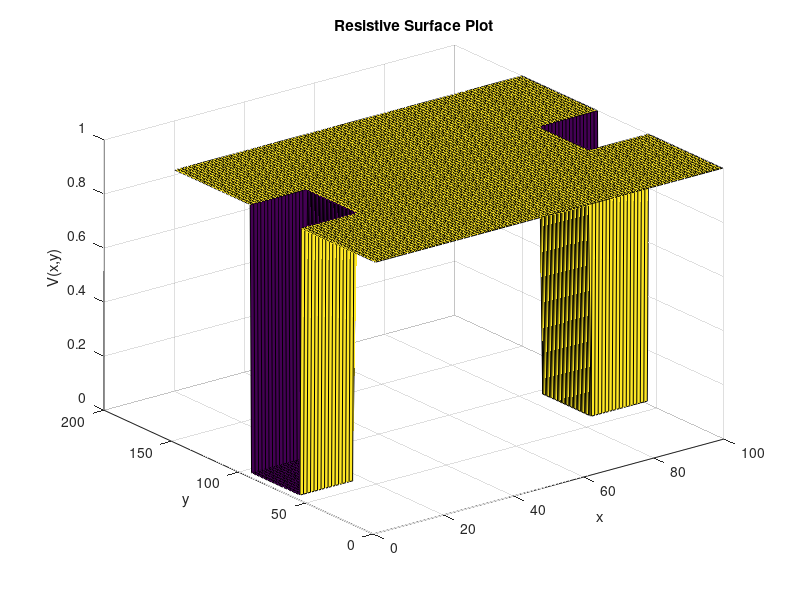
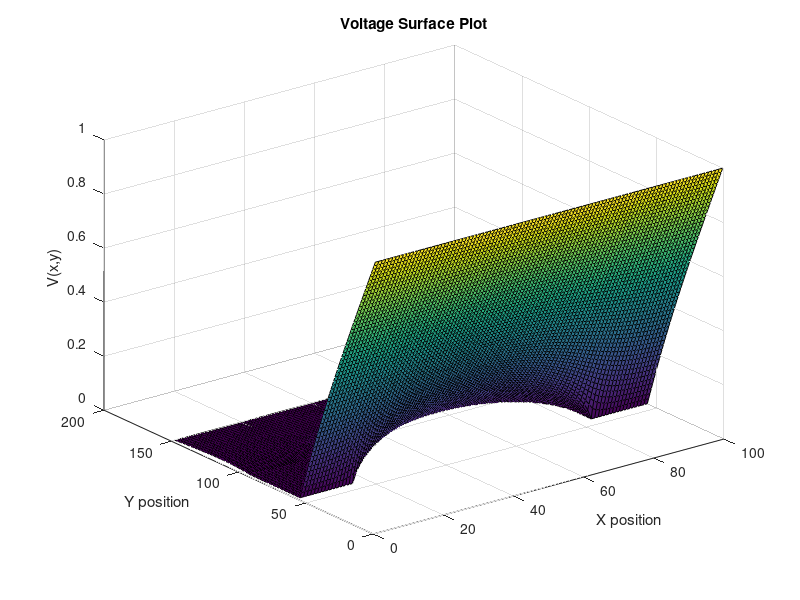
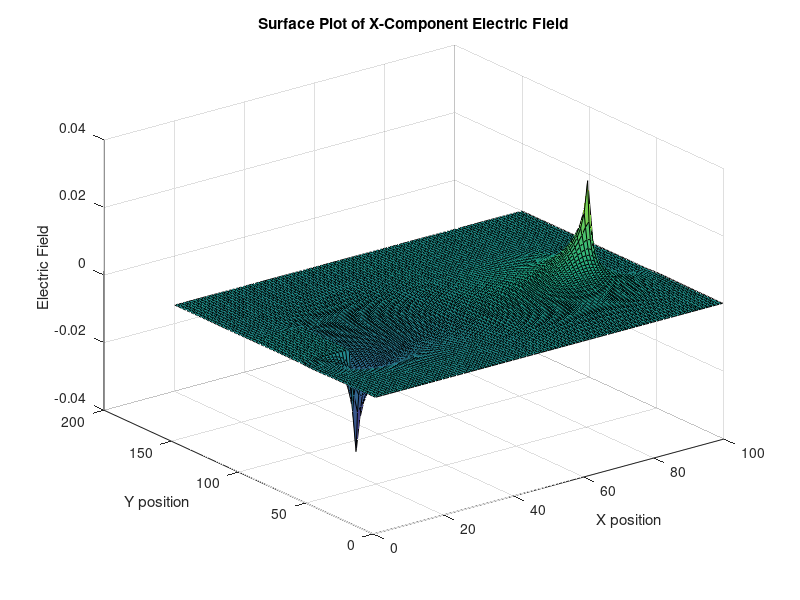
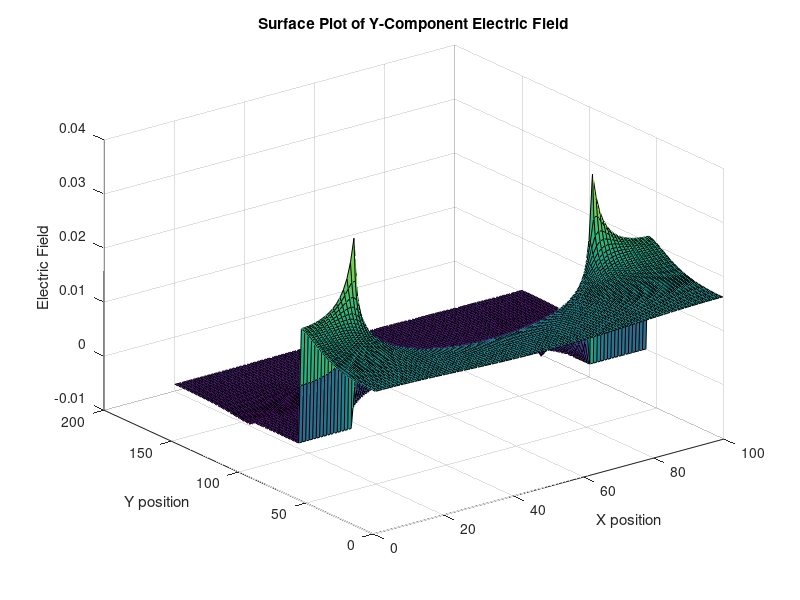

The MATLAB script that drew these images, in order:
%Miranda Heredia
%100996160
close all
clear

%% Question 2 - Part A
%In part 2 of the assignment, the finite difference method was used to
%solve for the current flow in the box with specific boundary consitions. 

% In Part A, the current flow will be calculations, and produce plots for
% resistivity, voltage, electric field and current density

%Dimensions of grid
Length=150;
Width=Length*(2/3);

G=sparse(Length*Width,Length*Width);
F=zeros(Length*Width,1);

% Resistivity parameters
sigOut=1;
sigIn=1e-2;

% Setting up Bottleneck parameters
midX = Length/2;
midY = Width/2;
boxL = Length/4;
boxW = Width*2/3;

leftBC = midX - boxL/2;
rightBC = midX + boxL/2;
topBC = midY + boxW/2;
bottomBC = midY - boxW/2;

% Populating G matrix and sigma matrix
% Boundary conditions of bottleneck are also implemented

for x=1:Length
    for y=1:Width
        n=y+(x-1)*Width;%Mapping equation FD - current position
       
        %Local mapping of the nodes around (x,y)
        nxm = y+(x-2)*Width; 
        nxp = y+(x)*Width;
        nym = (y-1)+(x-1)*Width;
        nyp = (y+1)+(x-1)*Width;   
          
        if x == 1
            G(n,n) = 1;
            F(n) = 1;
            sigMap(x,y) = sigOut;
        elseif x == Length
            G(n,n) = 1;
            F(n) = 0;
            sigMap(x,y) = sigOut;
        elseif (y == Width)
            G(n,n) = -3;
            if(x>leftBC && x<rightBC)
                G(n,nxm) = sigIn;
                G(n,nxp) = sigIn;
                G(n,nym) = sigIn;
                sigMap(x,y) = sigIn;
            else
                G(n,nxm) = sigOut;
                G(n,nxp) = sigOut;
                G(n,nym) = sigOut;
                sigMap(x,y) = sigOut;
            end
        elseif (y == 1)
            G(n,n) = -3;
            if(x>leftBC && x<rightBC)
                G(n,nxm) = sigIn;
                G(n,nxp) = sigIn;
                G(n,nyp) = sigIn;
                sigMap(x,y) = sigIn;
            else
                G(n,nxm) = sigOut;
                G(n,nxp) = sigOut;
                G(n,nyp) = sigOut;
                sigMap(x,y) = sigOut;
            end
        else
            G(n,n) = -4;
            if( (y>topBC || y<bottomBC) && x>leftBC && x<rightBC)
                G(n,nxp) = sigIn;
                G(n,nxm) = sigIn;
                G(n,nyp) = sigIn;
                G(n,nym) = sigIn;
                sigMap(x,y) = sigIn;
            else
                G(n,nxp) = sigOut;
                G(n,nxm) = sigOut;
                G(n,nyp) = sigOut;
                G(n,nym) = sigOut;
                sigMap(x,y) = sigOut;
            end
        end
    end
end

V = G\F;
%Must create matrix to plot surf()
SolVmatrix=zeros(Length,Width);

for x=1:Length
    for y=1:Width
        n=y+(x-1)*Width;
        SolVmatrix(x,y)= V(n);
    end
end


%Plot for Sigma
figure(1)
surf(sigMap)
xlabel('x');
ylabel('y');
zlabel('V(x,y)')
title('Resistive Surface Plot');

%Plot for Voltage
figure(2)
surf(SolVmatrix)
xlabel("X position")
ylabel("Y position")
zlabel('V(x,y)')
title('Voltage Surface Plot');

%Electric Field Plots
[Ex, Ey] = gradient(SolVmatrix);
E = gradient(SolVmatrix);
J_x = sigMap.*Ex;
J_y = sigMap.*Ey;
J = sqrt(J_x.^2 + J_y.^2);


figure(3)
surf(-Ex)
xlabel("X position")
ylabel("Y position")
zlabel('Electric Field')
title('Surface Plot of X-Component Electric Field');

figure(4)
surf(-Ey)
xlabel("X position")
ylabel("Y position")
zlabel('Electric Field')
title('Surface Plot of Y-Component Electric Field');

%Current Density Plot
figure(5)
surf(J)
axis tight
xlabel("X position")
ylabel("Y position")
zlabel("Current Density")
view([40 30]);
title("Curent Density Surface Plot in the X and Y Planes")




